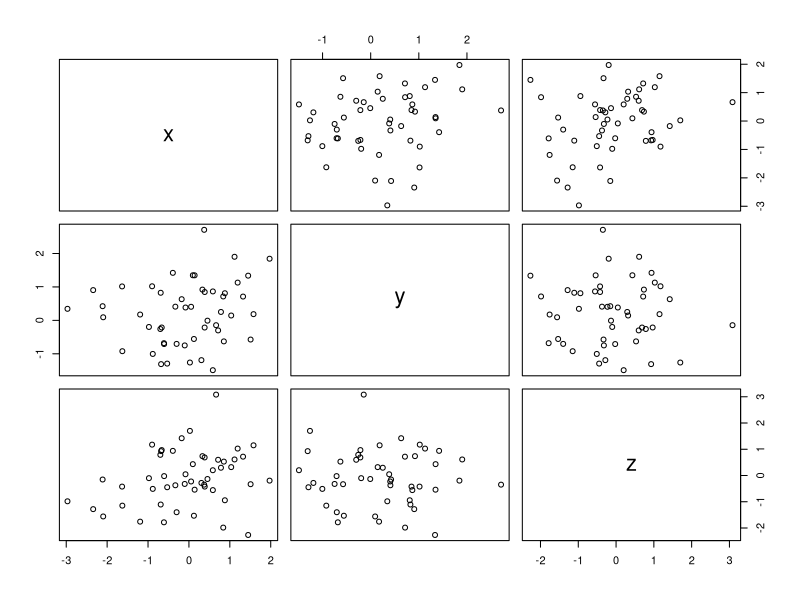

Generate this figure with R:
# Sample dataset
df <- data.frame(
  x = rnorm(50),
  y = rnorm(50),
  z = rnorm(50)
)

# Multiple scatter plots in a matrix
pairs(df)

# this is a scatter plot matrix.